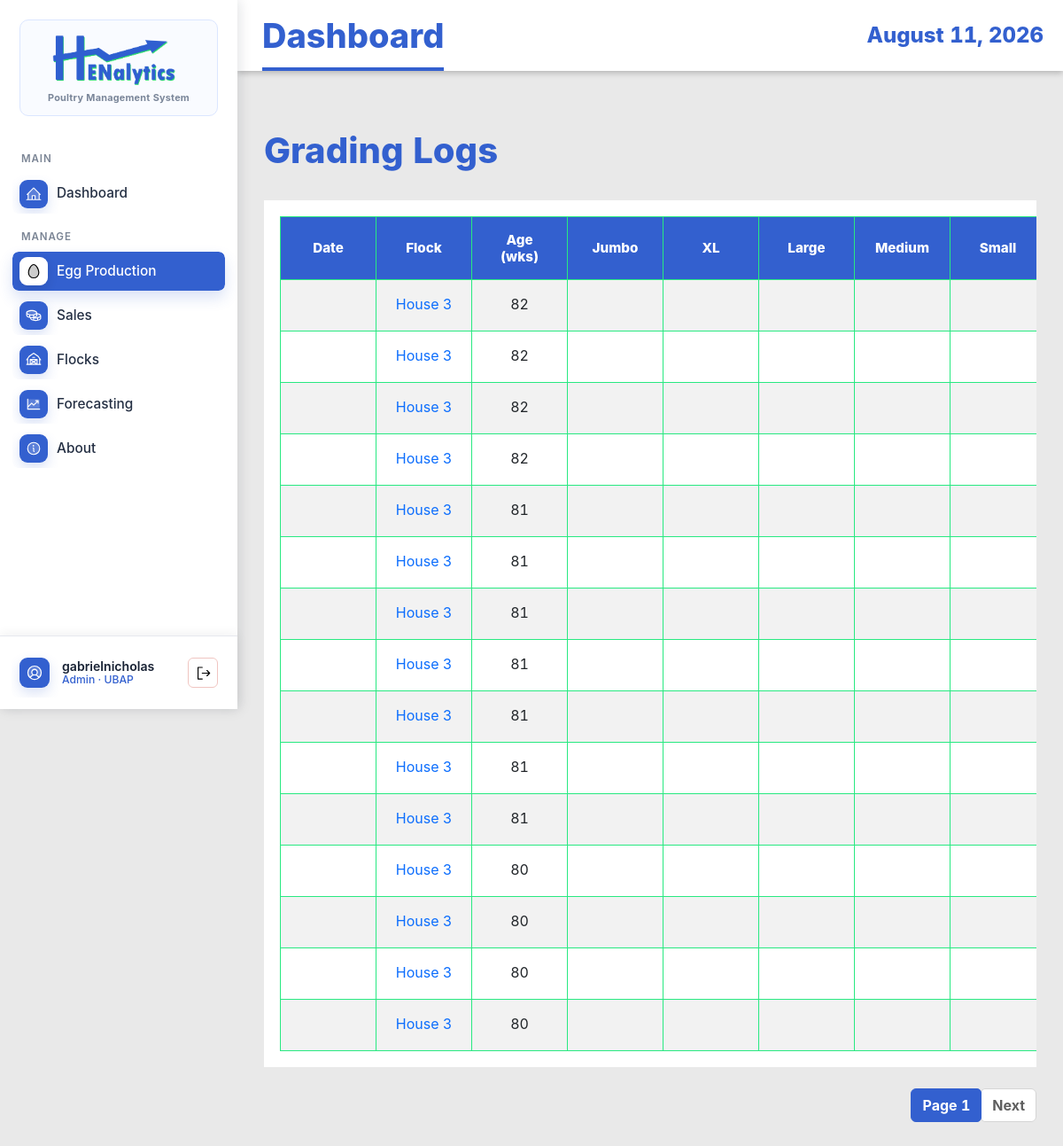
Before: /grading-logs/ (signed in) with the older database file.
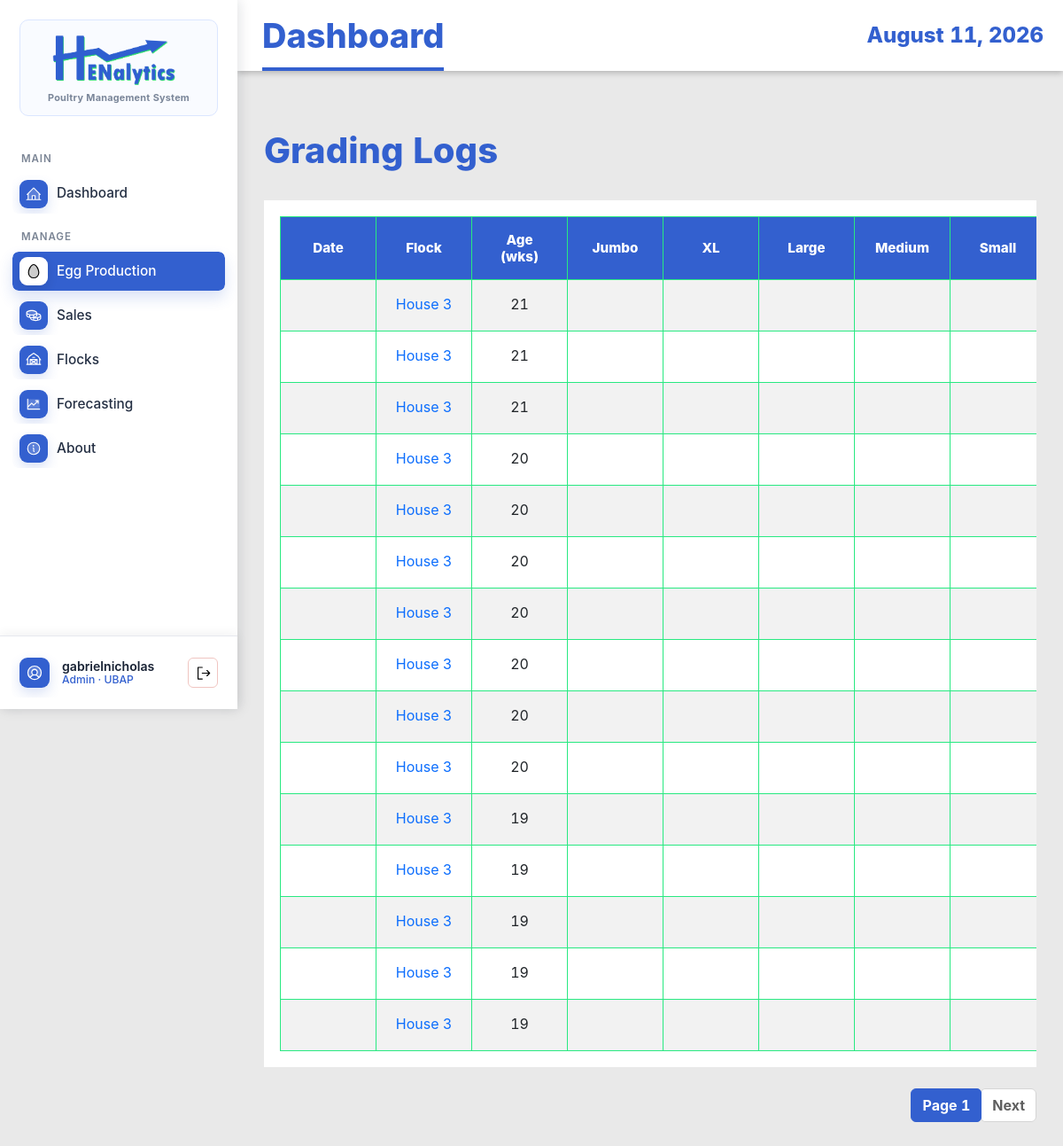
After: the same page with the newer database file.
### EggProduction/models.py (models this page shows, shortened)
class GradingLog(models.Model):
    flock = models.ForeignKey(Flock, on_delete=models.CASCADE, related_name='grading_logs')
    log_date = models.DateField()
    age_weeks = models.IntegerField(validators=[MinValueValidator(0)])
    eggs_total = models.IntegerField(validators=[MinValueValidator(0)])
    eggs_aa = models.IntegerField(validators=[MinValueValidator(0)], default=0)
    eggs_a = models.IntegerField(validators=[MinValueValidator(0)], default=0)
    eggs_b = models.IntegerField(validators=[MinValueValidator(0)], default=0)
    eggs_small = models.IntegerField(validators=[MinValueValidator(0)], default=0)
    eggs_broken = models.IntegerField(validators=[MinValueValidator(0)], default=0)
    eggs_decode = models.IntegerField(validators=[MinValueValidator(0)], default=0)
    eggs_source = models.CharField(max_length=100, blank=True, null=True)
    created_at = models.DateTimeField(auto_now_add=True)
    updated_at = models.DateTimeField(auto_now=True)
    class Meta:
        ordering = ['-log_date']
        unique_together = ('flock', 'log_date')

class Flock(models.Model):
    STATUS_CHOICES = (
        ('active', 'Active'),
        ('inactive', 'Inactive'),
        ('culled', 'Culled'),
    )
    house_no = models.IntegerField()
    breed_strain = models.CharField(max_length=100)
    date_started = models.DateField()
    initial_hen_count = models.IntegerField(validators=[MinValueValidator(1)])
    status = models.CharField(max_length=20, choices=STATUS_CHOICES, default='active')
    notes = models.TextField(blank=True, null=True)
    created_at = models.DateTimeField(auto_now_add=True)
    updated_at = models.DateTimeField(auto_now=True)
    class Meta:
        ordering = ['-date_started']
        unique_together = ['house_no', 'date_started']

### EggProduction/views.py (the view)
# urls.py: path('grading-logs/', views.GradingLogListView.as_view(), name='grading-log-list'),
class GradingLogListView(StaffAccessMixin, ListView):
    model = GradingLog
    template_name = 'egg_production/grading_log_list.html'
    context_object_name = 'grading_logs'
    paginate_by = 15
    ordering = ['-log_date']
    def get_queryset(self):
        qs = super().get_queryset().select_related('flock')
        flock_id = self.request.GET.get('flock_id')
        if flock_id:
            qs = qs.filter(flock_id=flock_id)
        return qs

### EggProduction/views.py (called while the page is built)
    def test_func(self):
        user = self.request.user
        try:
            profile = UserProfile.objects.get(user=user)
            return profile.role in ['staff', 'admin', 'manager']
        except UserProfile.DoesNotExist:
            return user.is_staff or user.is_superuser

### EggProduction/templates/egg_production/grading_log_list.html (shortened to what this page needs)
{% extends 'base.html' %}
{% load static humanize %}
{% block content %}
<div class="container mt-4">
    <div class="d-flex justify-content-between align-items-center mb-4">
        <h1>Grading Logs</h1>
    </div>
    {% if grading_logs %}
    <div class="table-responsive">
        <table class="table table-striped table-hover">
            <thead class="table-dark">
                <tr>
                    <th>Date</th>
                    <th>Flock</th>
                    <th>Age (wks)</th>
                    <th>Jumbo</th>
                    <th>XL</th>
                    <th>Large</th>
                    <th>Medium</th>
                    <th>Small</th>
                </tr>
            </thead>
            <tbody>
                {% for log in grading_logs %}
                <tr>
                    <td>{{ log.grading_date|date:"M d, Y" }}</td>
                    <td><a href="{% url 'eggproduction:flock-detail' log.flock.pk %}">House {{ log.flock.house_no }}</a>
                    </td>
                    <td>{{ log.age_weeks|intcomma }}</td>
                    <td>{{ log.grade_jumbo|intcomma }}</td>
                    <td>{{ log.grade_extra_large|intcomma }}</td>
                    <td>{{ log.grade_large|intcomma }}</td>
                    <td>{{ log.grade_medium|intcomma }}</td>
                    <td>{{ log.grade_small|intcomma }}</td>
                </tr>
                {% endfor %}
            </tbody>
        </table>
    </div>
    {% if is_paginated %}
    <nav aria-label="Page navigation">
        <ul class="pagination justify-content-center">
            <li class="page-item active"><a class="page-link" href="#">Page {{ page_obj.number }}</a></li>
            {% if page_obj.has_next %}
            <li class="page-item"><a class="page-link" href="?page={{ page_obj.next_page_number }}">Next</a></li>
            {% endif %}
        </ul>
    </nav>
    {% endif %}
    {% endif %}
</div>
{% endblock %}

### EggProduction/templates/base.html (shortened to what this page needs)
{% load static %}
<!DOCTYPE html>
<html lang="en">
<head>
    <link href="https://cdn.jsdelivr.net/npm/bootstrap@5.3.0/dist/css/bootstrap.min.css" rel="stylesheet">
    <link rel="stylesheet" href="https://cdn.datatables.net/1.13.8/css/jquery.dataTables.min.css">
    <link rel="stylesheet" href="https://cdn.datatables.net/buttons/2.4.2/css/buttons.dataTables.min.css">
    <link rel="stylesheet" href="{% static 'EggProduction/css/style.css' %}">
</head>
<body class="{% if request.user.is_authenticated %}app-body{% else %}auth-body{% endif %}">
    {% if request.user.is_authenticated %}
    <div class="app-shell">
        <aside class="app-sidebar">
            <a href="{% url 'eggproduction:dashboard' %}" class="brand-lockup">
                <span class="brand-card">
                    <img src="{% static 'EggProduction/img/logo-blue-ver.png' %}" alt="Henalytics">
                    <span class="brand-subtitle">Poultry Management System</span>
                </span>
            </a>
            <nav class="side-nav" aria-label="Main navigation">
                <div class="nav-section-label">MAIN</div>
                <a href="{% url 'eggproduction:dashboard' %}"
                    class="side-link {% if request.resolver_match.url_name == 'dashboard' %}active{% endif %}">
                    <img class="side-icon side-img-icon" src="{% static 'EggProduction/img/house-line-duotone.svg' %}"
                        alt="" aria-hidden="true">
                    <span>Dashboard</span>
                </a>
                <div class="nav-section-label">MANAGE</div>
                <a href="{% url 'eggproduction:production-log-list' %}"
                    class="side-link {% if 'production-log' in request.resolver_match.url_name or 'grading-log' in request.resolver_match.url_name %}active{% endif %}">
                    <img class="side-icon side-img-icon" src="{% static 'EggProduction/img/egg-duotone.svg' %}" alt=""
                        aria-hidden="true">
                    <span>Egg Production</span>
                </a>
                <a href="{% url 'eggproduction:sales-transaction-list' %}"
                    class="side-link {% if 'sales-transaction' in request.resolver_match.url_name or 'sales-item' in request.resolver_match.url_name %}active{% endif %}">
                    <img class="side-icon side-img-icon" src="{% static 'EggProduction/img/coins-duotone.svg' %}" alt=""
                        aria-hidden="true">
                    <span>Sales</span>
                </a>
                <a href="{% url 'eggproduction:flock-list' %}"
                    class="side-link {% if 'flock' in request.resolver_match.url_name %}active{% endif %}">
                    <img class="side-icon side-img-icon" src="{% static 'EggProduction/img/barn-duotone.svg' %}" alt=""
                        aria-hidden="true">
                    <span>Flocks</span>
                </a>
                {% if request.user.is_superuser or request.user.userprofile.role == 'admin' or request.user.userprofile.role == 'manager' %}
                <a href="{% url 'eggproduction:harvest-forecast-list' %}"
                    class="side-link {% if request.resolver_match.url_name == 'experimental-forecasting' or 'forecast' in request.resolver_match.url_name or 'model-version' in request.resolver_match.url_name %}active{% endif %}">
                    <img class="side-icon side-img-icon" src="{% static 'EggProduction/img/chart-line-up-duotone.svg' %}"
                        alt="" aria-hidden="true">
                    <span>Forecasting</span>
                </a>
                {% endif %}
                <a href="{% url 'index' %}"
                    class="side-link {% if request.resolver_match.url_name == 'index' %}active{% endif %}">
                    <img class="side-icon side-img-icon" src="{% static 'EggProduction/img/info-duotone.svg' %}" alt=""
                        aria-hidden="true">
                    <span>About</span>
                </a>
            </nav>
            <div class="sidebar-account">
                <div class="account-summary">
                    <img class="account-avatar-img" src="{% static 'EggProduction/img/user-circle-duotone.svg' %}" alt=""
                        aria-hidden="true">
                    <span class="account-copy">
                        <span class="account-name">{{ request.user.get_full_name|default:request.user.username }}</span>
                        <span class="account-role">
                            {% if request.user.is_superuser %}
                            Admin
                            {% elif request.user.userprofile.display_role %}
                            {{ request.user.userprofile.display_role }}
                            {% else %}
                            Staff
                            {% endif %}
                            &middot; UBAP
                        </span>
                    </span>
                    <form method="post" action="{% url 'logout' %}" class="account-logout-form account-logout-inline" data-swal-logout
                        data-swal-title="Sign out?"
                        data-swal-text="You will be returned to the login page."
                        data-swal-confirm-text="Sign out"
                        data-swal-cancel-text="Stay signed in">
                        <button type="submit" class="account-logout-button" title="Logout" aria-label="Logout">
                            <img class="logout-icon-img" src="{% static 'EggProduction/img/sign-out.svg' %}" alt="" aria-hidden="true">
                        </button>
                    </form>
                </div>
            </div>
        </aside>
        <section class="app-panel">
            <header class="app-topbar">
                <h1>{% block page_title %}Dashboard{% endblock %}</h1>
                <time>{% now "F j, Y" %}</time>
            </header>
            <main class="app-content">
                {% else %}
                <main>
                    {% endif %}
                    {% block content %}{% endblock %}
                    {% if request.user.is_authenticated %}
                </main>
        </section>
    </div>
    {% else %}
    </main>
    {% endif %}
</body>
</html>

Changed rows visible on the page:
removed GradingLog: flock.house_no "3", age_weeks "82"
removed GradingLog: flock.house_no "3", age_weeks "82"
removed GradingLog: flock.house_no "3", age_weeks "82"
removed GradingLog: flock.house_no "3", age_weeks "82"
removed GradingLog: flock.house_no "3", age_weeks "81"
removed GradingLog: flock.house_no "3", age_weeks "81"
removed GradingLog: flock.house_no "3", age_weeks "81"
removed GradingLog: flock.house_no "3", age_weeks "81"
removed GradingLog: flock.house_no "3", age_weeks "81"
removed GradingLog: flock.house_no "3", age_weeks "81"
removed GradingLog: flock.house_no "3", age_weeks "81"
removed GradingLog: flock.house_no "3", age_weeks "80"
removed GradingLog: flock.house_no "3", age_weeks "80"
removed GradingLog: flock.house_no "3", age_weeks "80"
removed GradingLog: flock.house_no "3", age_weeks "80"
added GradingLog: flock.house_no "3", age_weeks "21"
added GradingLog: flock.house_no "3", age_weeks "21"
added GradingLog: flock.house_no "3", age_weeks "21"
added GradingLog: flock.house_no "3", age_weeks "20"
added GradingLog: flock.house_no "3", age_weeks "20"
added GradingLog: flock.house_no "3", age_weeks "20"
added GradingLog: flock.house_no "3", age_weeks "20"
added GradingLog: flock.house_no "3", age_weeks "20"
added GradingLog: flock.house_no "3", age_weeks "20"
added GradingLog: flock.house_no "3", age_weeks "20"
added GradingLog: flock.house_no "3", age_weeks "19"
added GradingLog: flock.house_no "3", age_weeks "19"
added GradingLog: flock.house_no "3", age_weeks "19"
added GradingLog: flock.house_no "3", age_weeks "19"
added GradingLog: flock.house_no "3", age_weeks "19"
